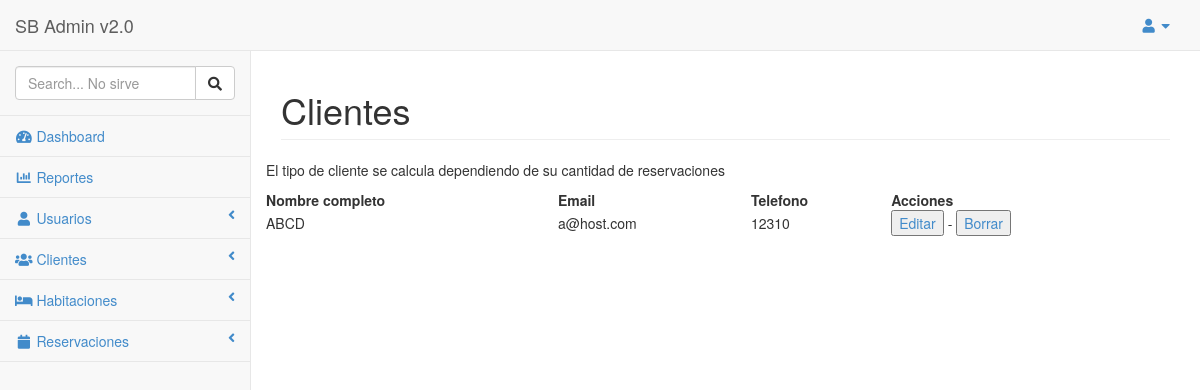
/index.php?action=lista-clientes (signed in), run on the app's committed database.
### tables this page shows
CREATE TABLE `practica_06_clientes` (
  `id` int(11) NOT NULL AUTO_INCREMENT,
  `nombre_completo` varchar(200) DEFAULT NULL,
  `email` varchar(200) DEFAULT NULL,
  `telefono` varchar(45) DEFAULT NULL,
  PRIMARY KEY (`id`),
  UNIQUE KEY `email` (`email`)
);

### models/Conexion.php (called while the page is built)
<?php
class Conexion{
	public static function conectar(){
		$link = new PDO("mysql:host=localhost;dbname=taw_1430272","root","root");
		return $link;
	}
}
?>

### models/modules/ClientesModel.php (called while the page is built, shortened)
<?php
class ClientesModel extends Conexion {
	public static function mostrar_clientes($tabla){
		$stmt = Conexion::conectar()->prepare("SELECT * FROM $tabla");
		$stmt->execute();
		return $stmt->fetchAll();
	}
} ?>

### index.php (called while the page is built, shortened)
<?php
$mvc = new Nucleo();
$mvc -> init_all_ctrlrs();
$mvc -> init_layout();
?>

### controllers/modules/ClientesController.php (the view, shortened to what this page needs)
<?php Class ClientesController {
	public function mostrar_clientes(){
		$respuesta = ClientesModel::mostrar_clientes("practica_06_clientes");
		foreach($respuesta as $row => $item){
		echo'<tr>
				<td>'.$item["nombre_completo"].'</td>
				<td>'.$item["email"].'</td>
				<td>'.$item["telefono"].'</td>
				<td><a href="index.php?action=editar-cliente&id='.$item["id"].'"><button>Editar</button></a> - <a href="index.php?action=lista-clientes&idBorrar='.$item["id"].'"><button>Borrar</button></a></td>
			</tr>';
		}
	}
}

### themes/sb-admin/assets/css/sb-admin.css (style rules this page uses)
body { padding-top: 100px; background-color: #f8f8f8; }
@media (min-width:768px) { body { padding-top: 50px; } }

### data on the page
practica_06_clientes: nombre_completo "ABCD", email "a@host.com", telefono "12310"
